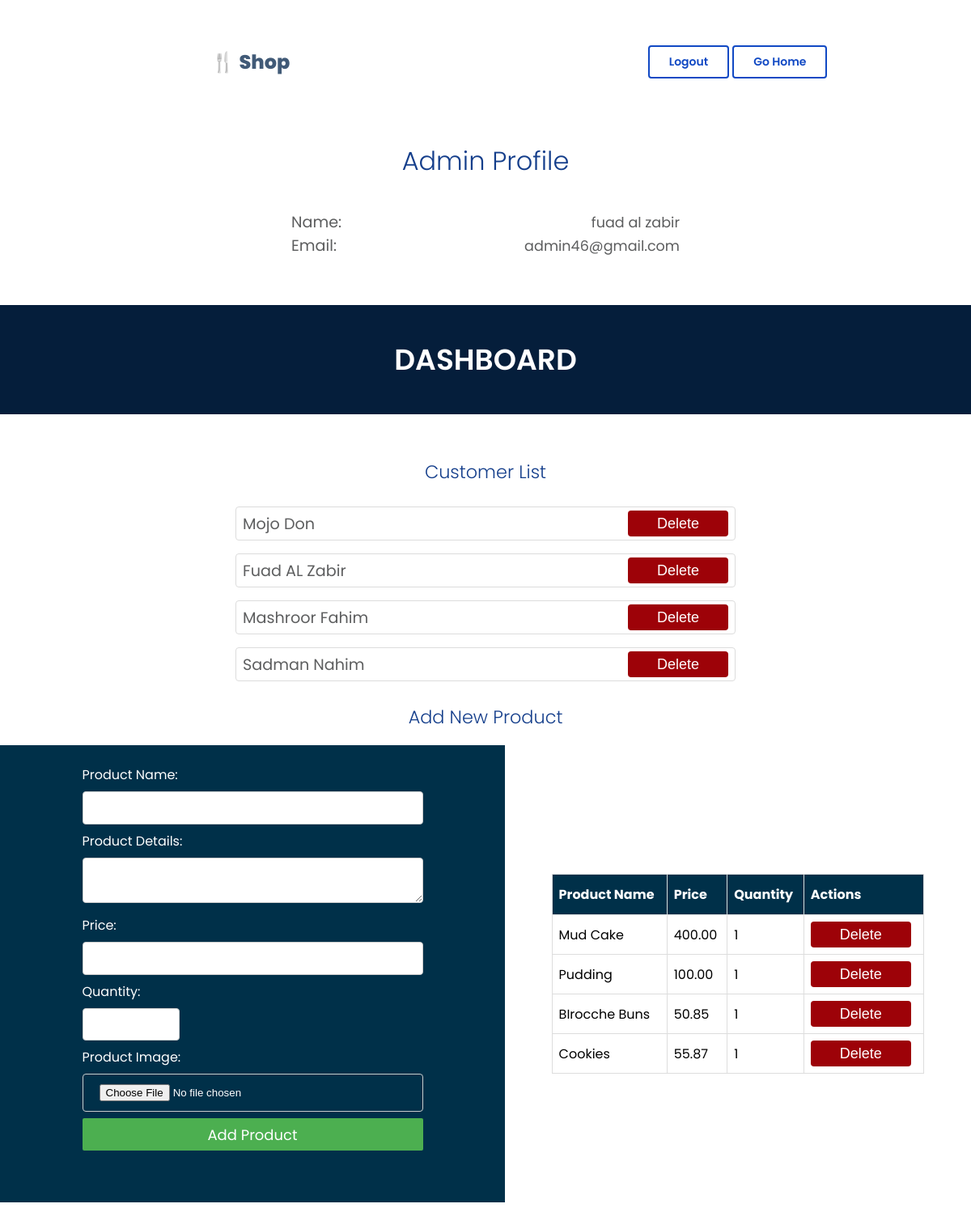
/user/ (signed in), run on an earlier commit of the app's database.
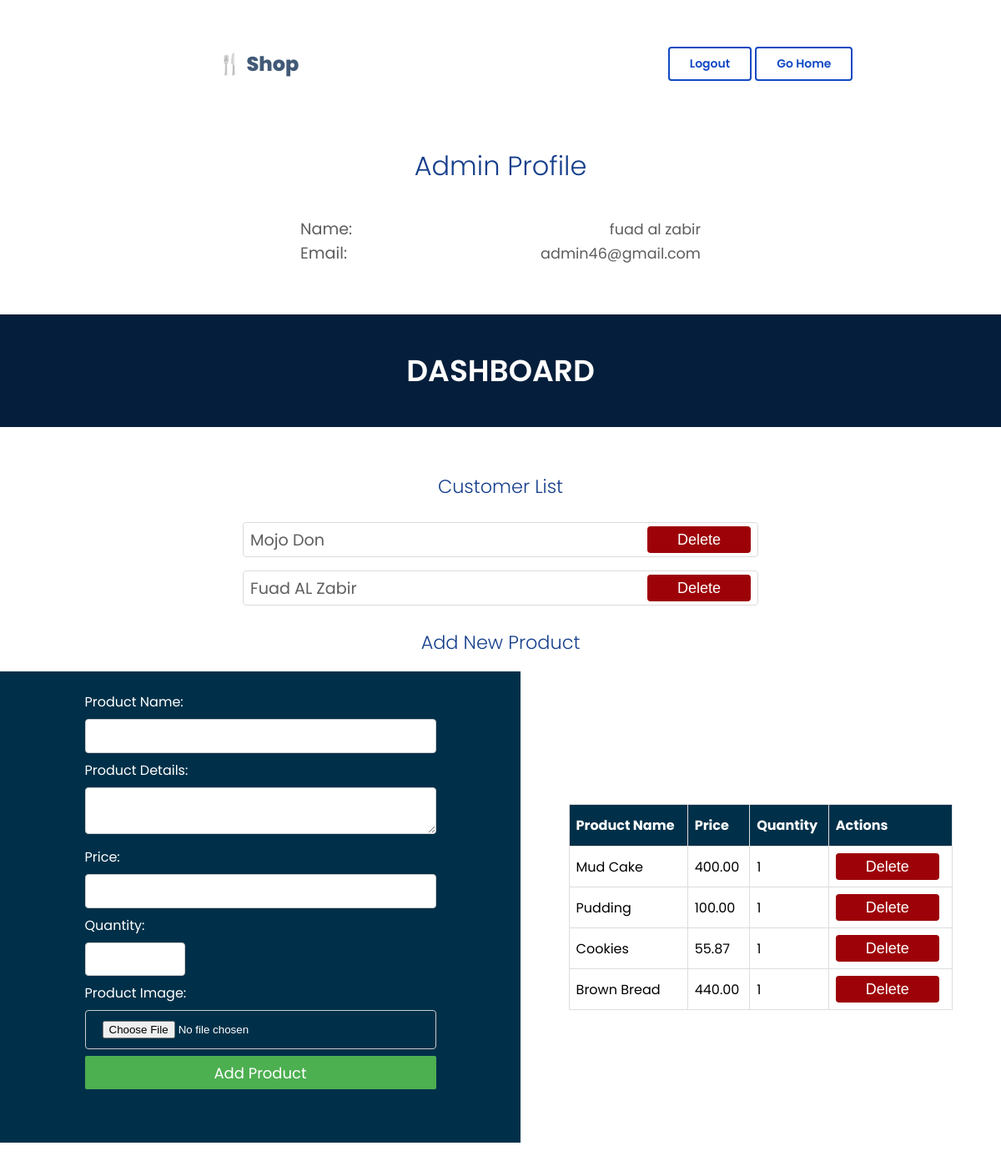
And on a later commit of the database.
### store/models.py (models this page shows, shortened)
class User(AbstractBaseUser, PermissionsMixin):  # Inherit PermissionsMixin
    email = models.EmailField(unique=True)
    full_name = models.CharField(max_length=255)
    address = models.CharField(max_length=255)
    phone_number = models.CharField(max_length=15)
    is_active = models.BooleanField(default=True)
    is_staff = models.BooleanField(default=False)
    is_superuser = models.BooleanField(default=False)
    objects = CustomUserManager()
    USERNAME_FIELD = 'email'
    REQUIRED_FIELDS = ['full_name', 'address', 'phone_number']

class Product(models.Model):
    name = models.CharField(max_length=100)
    details = models.TextField(blank=True, null=True)
    image = models.ImageField(upload_to='product_images/', blank=True, null=True)
    price = models.DecimalField(max_digits=10, decimal_places=2)
    quantity = models.PositiveIntegerField(default=1)

### store/views.py (the view)
# urls.py: path('user/', views.user_view, name='user'),
@login_required
def user_view(request):
    users = User.objects.all()
    products = Product.objects.all()
    return render(request, 'user.html', {'users': users, 'products': products})

### store/templates/user.html (shortened to what this page needs)
{% load static %}
<!DOCTYPE html>
<html lang="en">
<head>
  <link rel="stylesheet" href="{% static 'css/user.css' %}">
</head>
<body>
  <nav>
    <div class="logo" >&#127860; Shop</div>
      <div class="nav-r">
        {% if user.is_authenticated %}
        <a href="{% url 'logout' %}">Logout</a>
        <a href="{% url 'home' %}">Go Home</a>
        {% else %}
        <a href="/register/">Register</a>  <a href="/login/">Login</a>
        {% endif %}
      </div>
  </nav>
{% if user.is_superuser %}
<div class="user">
  <h1>Admin Profile</h1>
  <div class="user_info_sec">
    <div class="user_info"><span class="label">Name:</span>  <span class="label_info">{{ user.full_name }}</span>   </div>
    <div class="user_info"><span class="label">Email:</span> <span class="label_info"> {{user.email}} </span>       </div>
  </div>
</div>
{% endif %}
<div class="hero">
  DASHBOARD
</div>
{% if user.is_superuser %}
<div class="user-delete-DB">
  <div ><h2>Customer List</h2></div>
  {% for user in users %}
    {% if not user.is_superuser %}
      <div class="user-entry">
        <div class="label">{{ user.full_name }}</div>
        <form method="POST" action="{% url 'delete_user' user.id %}">
          <button  type="submit" name="action" value="del_user" id="danger">Delete</button>
        </form>
      </div>
    {% endif %}
  {% endfor %}
  <h2>Add New Product</h2>
  <div id="product-ops">
  <div id="form-p">
<form action="{% url 'add_product' %}" method="post" enctype="multipart/form-data">
  <div>
    <label for="name">Product Name:</label>
    <input class="input-p" type="text" id="name" name="name" required>
  </div>
  <div>
    <label for="details">Product Details:</label>
    <textarea class="input-p" id="details" name="details"></textarea>
  </div>
  <div>
    <label for="price">Price:</label>
    <input class="input-p" type="number" id="price" name="price" step="0.01" required>
  </div>
  <div>
    <label for="quantity">Quantity:</label>
    <input class="input-p"  type="number" id="quantity" name="quantity" min="1" required>
  </div>
  <div>
    <label for="image">Product Image:</label>
    <input class="input-p" type="file" id="image" name="image">
  </div>
  <button id="add-p" type="submit" name="action" value="add_prod">Add Product</button>
</form>
</div>
<div id="table-p">
  <table  id="products">
    <thead>
        <tr>
            <th>Product Name</th>
            <th>Price</th>
            <th>Quantity</th>
            <th>Actions</th>
        </tr>
    </thead>
    <tbody>
        {% for product in products %}
        <tr>
            <td>{{ product.name }}</td>
            <td>{{ product.price }}</td>
            <td>{{ product.quantity }}</td>
            <td>
                <form action="{% url 'delete_product' product.id %}" method="post" style="display:inline;">
                    <button type="submit" name="action" value="del_prod" id="danger2">Delete</button>
                </form>
            </td>
        </tr>
        {% endfor %}
    </tbody>
</table>
</div>
</div>
</div>
{% endif %}
</body>
</html>

What changed in the data, as far as the page shows it:
removed User: full_name "Mashroor Fahim"
removed User: full_name "Sadman Nahim"
removed Product: name "BIrocche Buns", price "50.85", quantity "1"
added Product: name "Brown Bread", price "440.00", quantity "1"
